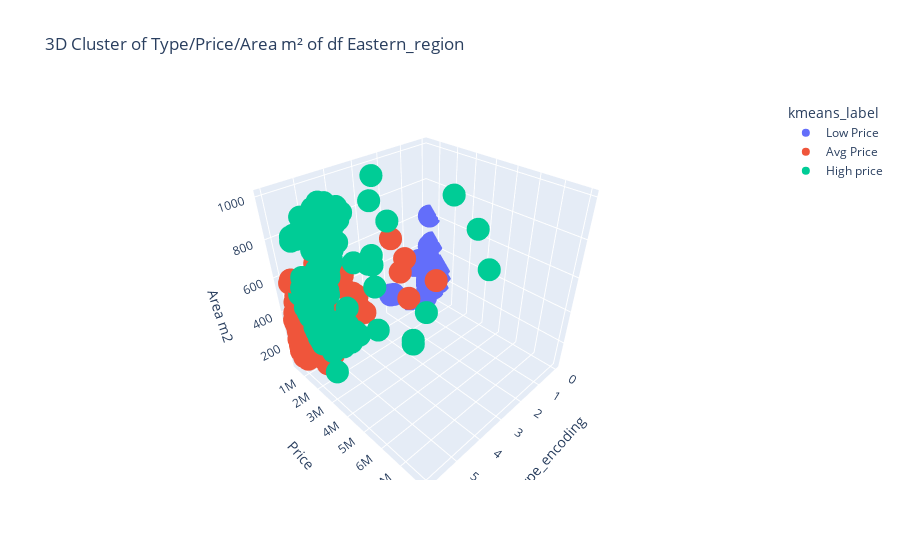

Notebook code cell kept with this figure:
### Markdown cell above
## 3d chart

### Code cell
import plotly.express as px

# Create a temporary copy for plotting (without modifying X)
X_plot = X.copy()

# Ensure kmeans column exists and convert to integer type first (if needed)
if 'kmeans' in X_plot.columns:
    X_plot['kmeans'] = X_plot['kmeans'].astype(int)  # Ensure it's an integer
    X_plot['kmeans_label'] = X_plot['kmeans'].replace({0: 'Avg Price', 1: 'Low Price', 2: 'High price'}).astype(str)  # Replace & Convert to string

# Create 3D scatter plot with updated labels
fig = px.scatter_3d(X_plot, x='Type_encoding', y='Price', z='Area m2',
                    color='kmeans_label', title="3D Cluster of Price of df Eastern_region")

# Show the plot
fig.show()

### Figure 1 — Plotly figure (JSON) as saved in the notebook; plotly's stock layout.template omitted (floating-point values rounded to 4 significant figures; data arrays with more than 128 entries replaced by an {"elided": "..."} marker saying what was removed)
{"data": [{"hovertemplate": "kmeans_label=Low Price<br>Type_encoding=%{x}<br>Price=%{y}<br>Area m2=%{z}<extra></extra>", "legendgroup": "Low Price", "marker": {"color": "#636efa", "symbol": "circle"}, "mode": "markers", "name": "Low Price", "scene": "scene", "showlegend": true, "type": "scatter3d", "x": {"elided": "695 int values"}, "y": {"elided": "695 int values"}, "z": {"elided": "695 int values"}}, {"hovertemplate": "kmeans_label=Avg Price<br>Type_encoding=%{x}<br>Price=%{y}<br>Area m2=%{z}<extra></extra>", "legendgroup": "Avg Price", "marker": {"color": "#EF553B", "symbol": "circle"}, "mode": "markers", "name": "Avg Price", "scene": "scene", "showlegend": true, "type": "scatter3d", "x": {"elided": "682 int values"}, "y": {"elided": "682 int values"}, "z": {"elided": "682 int values"}}, {"hovertemplate": "kmeans_label=High price<br>Type_encoding=%{x}<br>Price=%{y}<br>Area m2=%{z}<extra></extra>", "legendgroup": "High price", "marker": {"color": "#00cc96", "symbol": "circle"}, "mode": "markers", "name": "High price", "scene": "scene", "showlegend": true, "type": "scatter3d", "x": {"elided": "273 int values"}, "y": {"elided": "273 int values"}, "z": {"elided": "273 int values"}}], "layout": {"legend": {"title": {"text": "kmeans_label"}, "tracegroupgap": 0}, "scene": {"domain": {"x": [0, 1], "y": [0, 1]}, "xaxis": {"title": {"text": "Type_encoding"}}, "yaxis": {"title": {"text": "Price"}}, "zaxis": {"title": {"text": "Area m2"}}}, "title": {"text": "3D Cluster of Type/Price/Area m² of df Eastern_region"}}}
